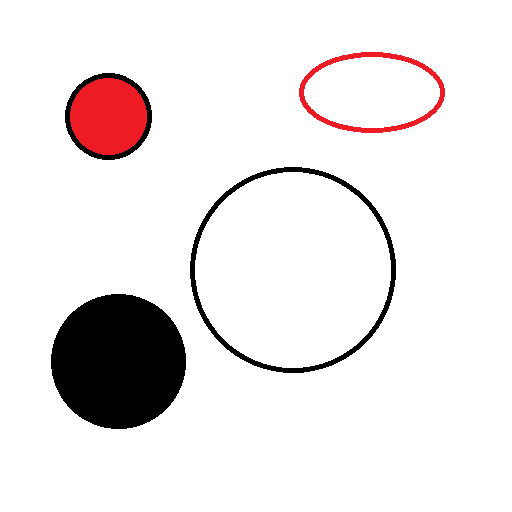
#> input picture practice-4/images/circles.bmp, 512 x 512 px
$ python reflection.py
#> lines starting #> are read from the running program, lines starting #| are printed output that depends on the picture
import numpy as np
import cv2

image_color= cv2.imread("images/circles.bmp")
#> image_color is the input picture: shape (512, 512, 3); mean B, G, R 231.5, 231.3, 236.3
image_ori = cv2.cvtColor(image_color,cv2.COLOR_BGR2GRAY)
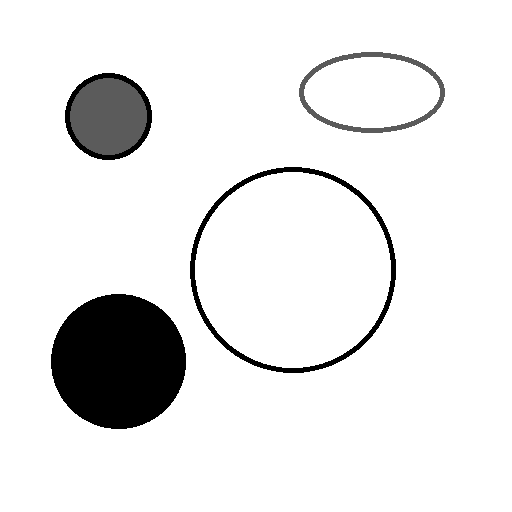
#> image_ori: shape (512, 512); min 0, max 255, mean 232.8

lower_bound = np.array([0,0,10])
upper_bound = np.array([255,255,195])

image = image_color

mask = cv2.inRange(image_color, lower_bound, upper_bound)
#> mask: shape (512, 512); every value is 0
# mask = image
# mask = cv2.adaptiveThreshold(image_ori,255,cv2.ADAPTIVE_THRESH_MEAN_C,\
#             cv2.THRESH_BINARY_INV,33,2)

kernel = np.ones((3, 3), np.uint8)

#Use erosion and dilation combination to eliminate false positives.
#In this case the text Q0X could be identified as circles but it is not.
mask = cv2.erode(mask, kernel, iterations=6)
mask = cv2.dilate(mask, kernel, iterations=3)

closing = cv2.morphologyEx(mask, cv2.MORPH_OPEN, kernel)

contours = cv2.findContours(mask.copy(), cv2.RETR_EXTERNAL, cv2.CHAIN_APPROX_SIMPLE)[0]
#> contours = []
contours.sort(key=lambda x:cv2.boundingRect(x)[0])

array = []
ii = 1
print(len(contours))
#| 0
for c in contours:
    (x,y),r = cv2.minEnclosingCircle(c)
    center = (int(x),int(y))
    r = int(r)
    if r >= 6 and r<=10:
        cv2.circle(image,center,r,(0,255,0),2)
        array.append(center)
#> this loop made 0 passes
#> after the loop, array = []

cv2.imshow("preprocessed", image)
cv2.waitKey(0)
